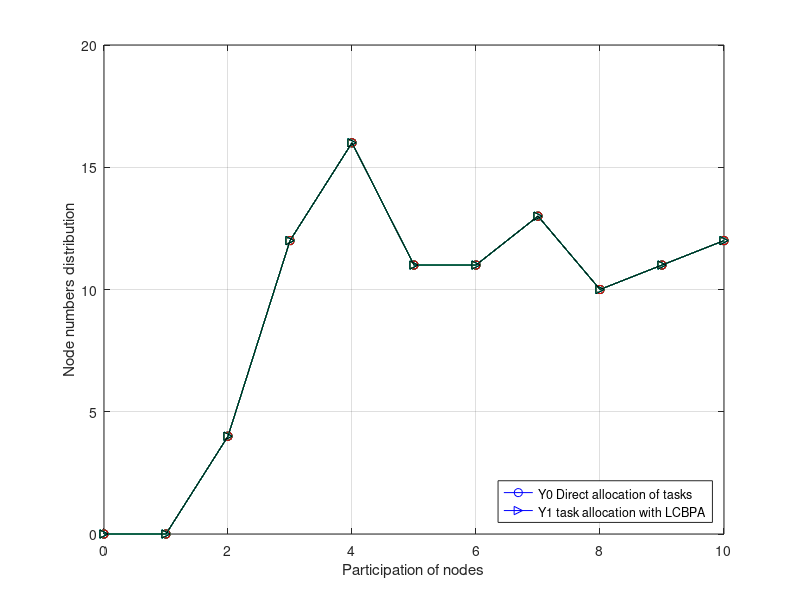

MATLAB code to generate this figure:
% Completion comparison with 
% or without the algoritm.
% Fn = 100
clc;
clear;

x = [0 1 2 3 4 5 6 7 8 9 10];
y010 = [0 0 4 12 16 11 11 13 10 11 12];
y015 = [0 0 4 12 16 11 11 13 10 11 12];
y020 = [0 0 4 12 16 11 11 13 10 11 12];
y025 = [0 0 4 12 16 11 11 13 10 11 12];
y030 = [0 0 4 12 16 11 11 13 10 11 12];
y110 = [0 0 4 12 16 11 11 13 10 11 12];
y115 = [0 0 4 12 16 11 11 13 10 11 12];
y120 = [0 0 4 12 16 11 11 13 10 11 12];
y125 = [0 0 4 12 16 11 11 13 10 11 12];
y130 = [0 0 4 12 16 11 11 13 10 11 12];
% y = [0 0 7 10 9 10 12 12 12 12 12];
% bar(y010,0.5)
figure
 h1=plot(x,y010,'-oblue'); hold on;
    plot(x,y015,'-ored');  hold on;
    plot(x,y020,'-ogreen');hold on;
    plot(x,y025,'-oc');    hold on;
    plot(x,y030,'-oblack'); 
    % ,x,y015,'-ored', x,y020,'-ogreen',x,y025,'-oc',x,y030,'-oblack');

 h2=plot(x,y110,'->blue'); hold on;
    plot(x,y115,'-ored');  hold on;
    plot(x,y120,'->green');hold on;
    plot(x,y125,'->c');    hold on;
    plot(x,y130,'->black');
    %,x,y115,'-ored', x,y120,'->green',x,y125,'->c',x,y130,'->black');
 xlabel('Participation of nodes');
 ylabel('Node numbers distribution')
grid on;
legend([h1,h2],'Y0 Direct allocation of tasks','Y1 task allocation with LCBPA','Location','SouthEast');
%axis([0,10,0,160]);
